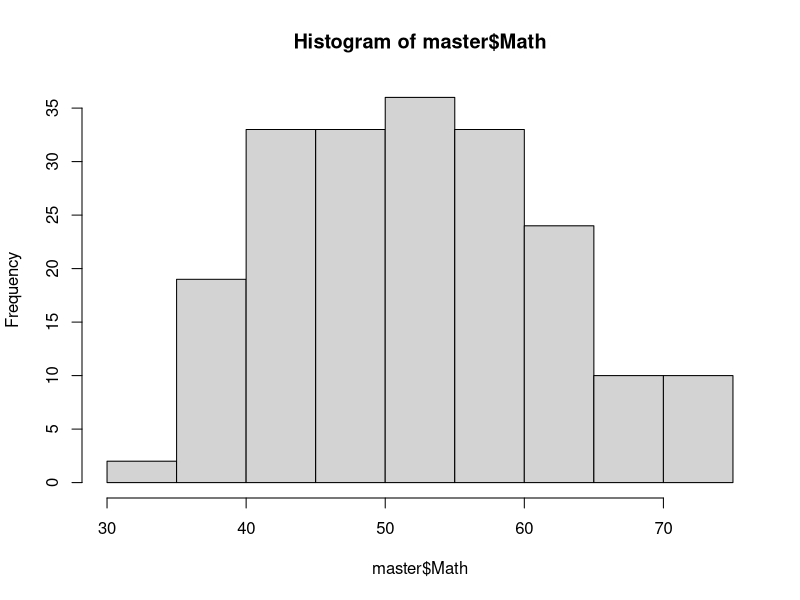
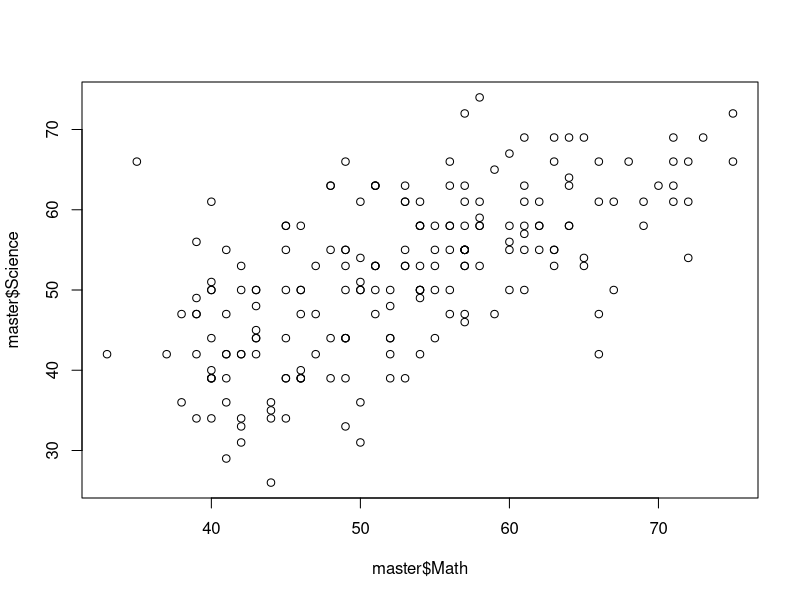
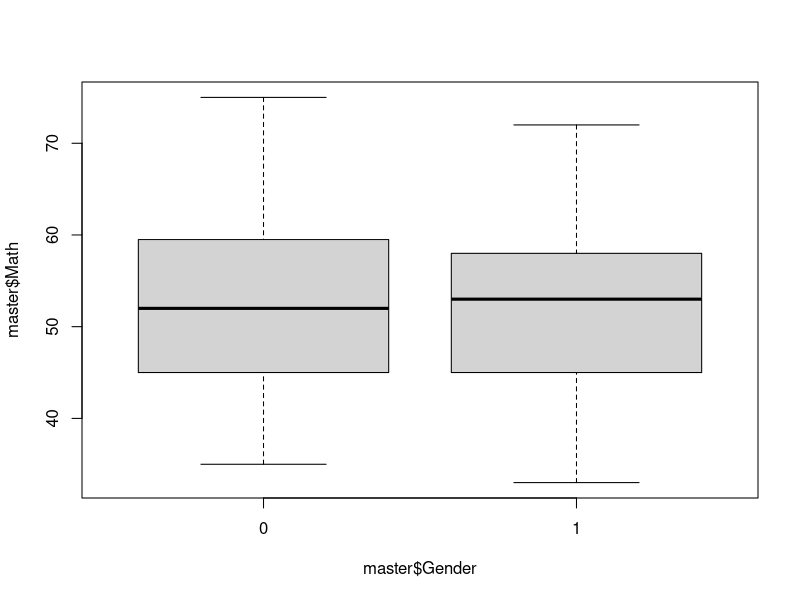
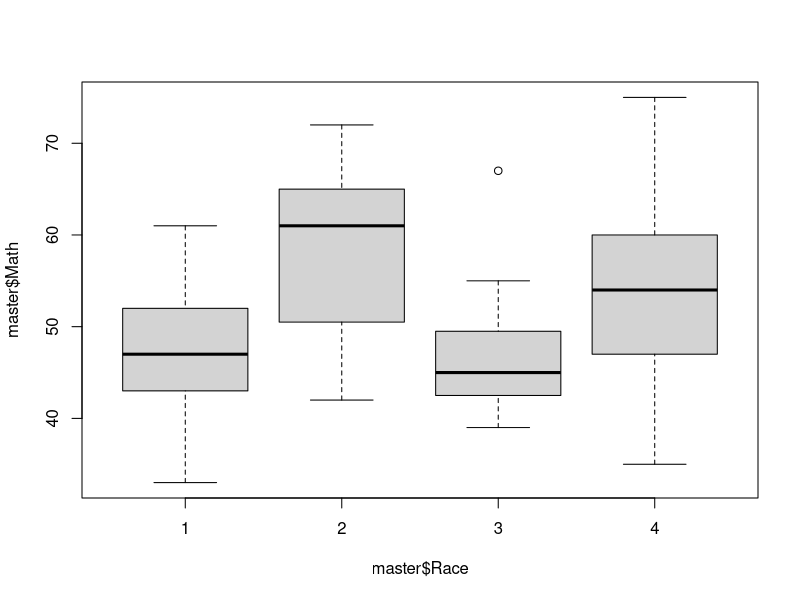

Here is the R script that generated these plots, in order:
setwd("C:/Users/arun.j/Desktop/Rcode/")
master <- read.csv("data/students_performance.csv")

# Exploring the dataset


# 1 - Number of students
nrow(master)

# 2 - Score in Math
mean(master$Math)
sd(master$Math)
median(master$Math)
hist(master$Math)

getmode <- function(v) {
  uniqv <- unique(v)
  uniqv[which.max(tabulate(match(v, uniqv)))]
}

getmode(master$Math)


# 3 - Relationship between variables
plot(master$Math, master$Science)
boxplot(master$Math ~ master$Gender)
boxplot(master$Math ~ master$Race)
